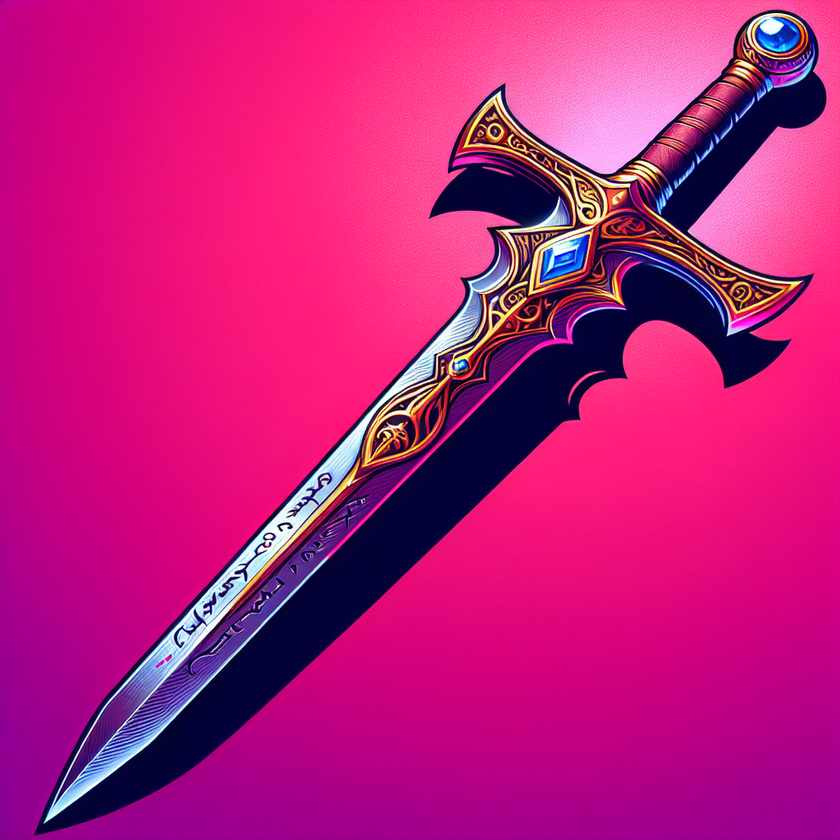
#> input picture tileset_generation/artefact_v2/raw/artefact_0_sword_1024.png, 840 x 840 px, shrunk from 1024 x 1024 before the run; its folder holds only this picture in this run
$ python fix_artefact_magenta.py --all
#> lines starting #> are read from the running program, lines starting #| are printed output that depends on the picture; after the words box and inside, x2 and y2 are one past the last pixel; in counts of white or black regions, pixels touching at a corner belong together
#!/usr/bin/env python3
"""
Fix Magenta Background in Artefact Category Sprites

Processes the 19 category sprites from artefact_gen.py:
  1. HSV magenta correction (category-specific colors)
  2. 3-pass BG removal
  3. Post-BG pink cleanup
  4. Auto-crop + resize to 64x64
  5. Generate dark variant

Usage:
    python3 fix_artefact_magenta.py --all          # Process ALL 19 categories
    python3 fix_artefact_magenta.py --single 0 8   # Process specific category IDs
"""

import argparse
import sys
from pathlib import Path
from collections import deque

try:
    from PIL import Image, ImageEnhance
    import numpy as np
    from scipy.ndimage import distance_transform_edt, gaussian_filter
except ImportError as e:
    print(f"Missing dependency: {e}")
    print("Install: pip3 install pillow numpy scipy")
    sys.exit(1)

BASE_DIR = Path(__file__).parent
RAW_DIR = BASE_DIR / "artefact_v2" / "raw"
OUTPUT_DIR = BASE_DIR / "artefact_v2"
TILE_SIZE = 64

MAGENTA_ZONE_MIN = 275
MAGENTA_ZONE_MAX = 335
MAGENTA_CENTER = 300
MAX_BLEED_DISTANCE = 60
GAUSSIAN_SIGMA = 5

# Category color configs for HSV correction
CATEGORY_COLORS = {
    0:  {"name": "sword",        "hue_deg": 210, "achromatic": True},   # steel
    1:  {"name": "axe",          "hue_deg": 0,   "achromatic": True},   # iron
    2:  {"name": "spear",        "hue_deg": 25,  "achromatic": False},  # wood+steel
    3:  {"name": "staff",        "hue_deg": 25,  "achromatic": False},  # wood
    4:  {"name": "hammer",       "hue_deg": 0,   "achromatic": True},   # iron
    5:  {"name": "pickaxe",      "hue_deg": 25,  "achromatic": False},  # wood+metal
    6:  {"name": "bow",          "hue_deg": 25,  "achromatic": False},  # wood
    7:  {"name": "arrow",        "hue_deg": 25,  "achromatic": False},  # wood+steel
    8:  {"name": "ring",         "hue_deg": 45,  "achromatic": False},  # gold
    9:  {"name": "amulet",       "hue_deg": 45,  "achromatic": False},  # gold/gem
    10: {"name": "robe",         "hue_deg": 25,  "achromatic": False},  # cloth
    11: {"name": "mail",         "hue_deg": 0,   "achromatic": True},   # iron
    12: {"name": "shield",       "hue_deg": 210, "achromatic": False},  # blue/iron
    13: {"name": "helm",         "hue_deg": 0,   "achromatic": True},   # iron
    14: {"name": "crown",        "hue_deg": 45,  "achromatic": False},  # gold
    15: {"name": "cloak",        "hue_deg": 120, "achromatic": False},  # green
    16: {"name": "boots",        "hue_deg": 25,  "achromatic": False},  # leather
    17: {"name": "gloves",       "hue_deg": 25,  "achromatic": False},  # leather
    18: {"name": "light_source", "hue_deg": 40,  "achromatic": False},  # warm glow
}


# ============================================================================
# HSV CONVERSION
# ============================================================================

def rgb_to_hsv(rgb_array):
    arr = rgb_array / 255.0
    r, g, b = arr[:, :, 0], arr[:, :, 1], arr[:, :, 2]
    cmax = np.maximum(np.maximum(r, g), b)
    cmin = np.minimum(np.minimum(r, g), b)
    delta = cmax - cmin
    hue = np.zeros_like(cmax)
    nonzero = delta > 1e-10
    mask_r = nonzero & (cmax == r)
    mask_g = nonzero & (cmax == g) & ~mask_r
    mask_b = nonzero & ~mask_r & ~mask_g
    hue[mask_r] = 60.0 * (((g[mask_r] - b[mask_r]) / delta[mask_r]) % 6.0)
    hue[mask_g] = 60.0 * ((b[mask_g] - r[mask_g]) / delta[mask_g] + 2.0)
    hue[mask_b] = 60.0 * ((r[mask_b] - g[mask_b]) / delta[mask_b] + 4.0)
    hue = hue % 360.0
    sat = np.where(cmax > 1e-10, delta / cmax, 0.0)
    return np.stack([hue, sat, cmax], axis=-1)


def hsv_to_rgb(hsv_array):
    h, s, v = hsv_array[:, :, 0], hsv_array[:, :, 1], hsv_array[:, :, 2]
    c = v * s
    h_prime = h / 60.0
    x = c * (1.0 - np.abs(h_prime % 2.0 - 1.0))
    m = v - c
    r = np.zeros_like(h); g = np.zeros_like(h); b = np.zeros_like(h)
    s0 = (h_prime >= 0) & (h_prime < 1); s1 = (h_prime >= 1) & (h_prime < 2)
    s2 = (h_prime >= 2) & (h_prime < 3); s3 = (h_prime >= 3) & (h_prime < 4)
    s4 = (h_prime >= 4) & (h_prime < 5); s5 = (h_prime >= 5) & (h_prime < 6)
    r[s0], g[s0], b[s0] = c[s0], x[s0], 0
    r[s1], g[s1], b[s1] = x[s1], c[s1], 0
    r[s2], g[s2], b[s2] = 0, c[s2], x[s2]
    r[s3], g[s3], b[s3] = 0, x[s3], c[s3]
    r[s4], g[s4], b[s4] = x[s4], 0, c[s4]
    r[s5], g[s5], b[s5] = c[s5], 0, x[s5]
    rgb = np.stack([r + m, g + m, b + m], axis=-1)
    return np.clip(rgb * 255.0, 0, 255)


# ============================================================================
# MAGENTA BLEED CORRECTION
# ============================================================================

def correct_magenta_bleed(img, target_hue_deg, achromatic=False):
    rgba = img.convert("RGBA")
    arr = np.array(rgba).astype(np.float64)
    rgb = arr[:, :, :3]
    alpha = arr[:, :, 3]
    r, g, b = rgb[:, :, 0], rgb[:, :, 1], rgb[:, :, 2]

    bg_mask = (r > 150) & (g < r * 0.55) & ((r - g) > 70) & (b > g * 0.8)
    creature_mask = ~bg_mask
    creature_count = int(np.sum(creature_mask))
    print(f"    BG: {np.sum(bg_mask):,} px | Object: {creature_count:,} px")

    dist = distance_transform_edt(creature_mask.astype(np.float64))
    bleed_factor = np.clip(1.0 - dist / MAX_BLEED_DISTANCE, 0, 1)
    bleed_factor = gaussian_filter(bleed_factor, sigma=GAUSSIAN_SIGMA)

    hsv = rgb_to_hsv(rgb)
    hue, sat, val = hsv[:, :, 0], hsv[:, :, 1], hsv[:, :, 2]
    in_magenta = (hue >= MAGENTA_ZONE_MIN) & (hue <= MAGENTA_ZONE_MAX)
    needs_correction = creature_mask & in_magenta & (sat > 0.12) & (bleed_factor > 0.02)

    correction_count = int(np.sum(needs_correction))
    if correction_count == 0:
        print("    No pixels need correction")
        return img

    pct = correction_count / max(creature_count, 1) * 100
    print(f"    Magenta pixels: {correction_count:,} ({pct:.1f}%)")

    hue_dist = np.minimum(np.abs(hue - MAGENTA_CENTER), 360 - np.abs(hue - MAGENTA_CENTER))
    hue_zone_width = (MAGENTA_ZONE_MAX - MAGENTA_ZONE_MIN) / 2.0
    hue_weight = np.clip(1.0 - hue_dist / hue_zone_width, 0, 1)
    sat_weight = np.clip(sat * 2.0, 0, 1)
    strength = hue_weight * bleed_factor * sat_weight
    strength = np.clip(strength, 0, 1)

    new_hue = hue.copy()
    new_sat = sat.copy()

    if achromatic:
        desat = strength * 0.95
        new_sat = np.where(needs_correction, sat * (1 - desat), sat)
    else:
        target = float(target_hue_deg)
        diff = ((target - hue + 180) % 360) - 180
        new_hue = np.where(needs_correction, (hue + diff * strength) % 360, hue)
        mild_desat = strength * 0.15
        new_sat = np.where(needs_correction, sat * (1 - mild_desat), sat)

    new_hsv = np.stack([new_hue, new_sat, val], axis=-1)
    new_rgb = hsv_to_rgb(new_hsv)
    result_rgb = rgb.copy()
    result_rgb[needs_correction] = new_rgb[needs_correction]
    result = np.zeros_like(arr)
    result[:, :, :3] = result_rgb
    result[:, :, 3] = alpha
    return Image.fromarray(np.clip(result, 0, 255).astype(np.uint8), "RGBA")


# ============================================================================
# BG REMOVAL (3-pass flood fill)
# ============================================================================

def bg_remove_3pass(img):
    arr = np.array(img.convert("RGBA"))
    h, w = arr.shape[:2]
    r, g, b, a = arr[:, :, 0], arr[:, :, 1], arr[:, :, 2], arr[:, :, 3]
    removed = np.zeros((h, w), dtype=bool)

    def is_seed(rv, gv, bv):
        return rv > 100 and gv < rv * 0.55 and (rv - gv) > 50

    def is_spread(rv, gv, bv):
        return rv > 80 and gv < rv * 0.6 and bv > gv and (rv - gv) > 40

    visited = np.zeros((h, w), dtype=bool)
    queue = deque()
    for x in range(w):
        for y in [0, h - 1]:
            if is_seed(r[y, x], g[y, x], b[y, x]):
                queue.append((y, x)); visited[y, x] = True
    for y in range(h):
        for x in [0, w - 1]:
            if not visited[y, x] and is_seed(r[y, x], g[y, x], b[y, x]):
                queue.append((y, x)); visited[y, x] = True

    while queue:
        cy, cx = queue.popleft()
        removed[cy, cx] = True
        for dy, dx in [(-1,0),(1,0),(0,-1),(0,1),(-1,-1),(-1,1),(1,-1),(1,1)]:
            ny, nx = cy + dy, cx + dx
            if 0 <= ny < h and 0 <= nx < w and not visited[ny, nx]:
                visited[ny, nx] = True
                if is_spread(r[ny, nx], g[ny, nx], b[ny, nx]):
                    queue.append((ny, nx))

    pass1 = int(np.sum(removed))

    for y in range(h):
        for x in range(w):
            if not removed[y, x] and a[y, x] > 0:
                rv, gv, bv = int(r[y, x]), int(g[y, x]), int(b[y, x])
                if rv > 60 and gv < rv * 0.6 and bv > gv and (rv - gv) > 30:
                    removed[y, x] = True

    pass2 = int(np.sum(removed)) - pass1

    pass3 = 0
    for _ in range(2):
        fringe = np.zeros((h, w), dtype=bool)
        for y in range(1, h - 1):
            for x in range(1, w - 1):
                if removed[y, x] or a[y, x] == 0:
                    continue
                has_neighbor = False
                for dy, dx in [(-1,0),(1,0),(0,-1),(0,1)]:
                    if removed[y + dy, x + dx]:
                        has_neighbor = True; break
                if has_neighbor:
                    rv, gv, bv = int(r[y, x]), int(g[y, x]), int(b[y, x])
                    if rv > 40 and gv < rv * 0.55 and bv > gv * 1.1 and (rv - gv) > 15:
                        fringe[y, x] = True
        removed |= fringe
        pass3 += int(np.sum(fringe))

    arr[removed, 3] = 0
    total = int(np.sum(removed))
    pct = total / (h * w) * 100
    print(f"    BG removed: {total:,}/{h*w:,} ({pct:.1f}%)")
    return Image.fromarray(arr)


def cleanup_remaining_pink(img, target_hue_deg, achromatic=False):
    rgba = np.array(img.convert("RGBA")).astype(np.float64)
    rgb = rgba[:, :, :3]
    alpha = rgba[:, :, 3]
    visible = alpha > 10
    visible_count = int(np.sum(visible))
    if visible_count == 0:
        return img

    hsv = rgb_to_hsv(rgb)
    hue, sat, val = hsv[:, :, 0], hsv[:, :, 1], hsv[:, :, 2]
    in_pink = visible & (((hue >= 230) & (hue <= 360)) | ((hue >= 0) & (hue <= 30))) & (sat > 0.06)
    pink_count = int(np.sum(in_pink))
    if pink_count == 0:
        print(f"    Cleanup: no pink pixels")
        return img

    pct = pink_count / max(visible_count, 1) * 100
    print(f"    Cleanup: {pink_count:,} pink ({pct:.1f}%)")

    new_hue = hue.copy()
    new_sat = sat.copy()
    if achromatic:
        new_sat = np.where(in_pink, sat * 0.05, sat)
    else:
        target = float(target_hue_deg)
        diff = ((target - hue + 180) % 360) - 180
        new_hue = np.where(in_pink, (hue + diff * 0.92) % 360, hue)
        new_sat = np.where(in_pink & (sat > 0.4), sat * 0.8, sat)

    new_hsv = np.stack([new_hue, new_sat, val], axis=-1)
    new_rgb = hsv_to_rgb(new_hsv)
    result = rgba.copy()
    result[:, :, :3] = np.where(visible[:, :, np.newaxis], new_rgb, rgb)
    result[:, :, 3] = alpha
    return Image.fromarray(np.clip(result, 0, 255).astype(np.uint8), "RGBA")


# ============================================================================
# POST-PROCESSING
# ============================================================================

def auto_crop_square(img):
    arr = np.array(img)
    if arr.shape[2] == 4:
        alpha = arr[:, :, 3]
        rows = np.any(alpha > 0, axis=1)
        cols = np.any(alpha > 0, axis=0)
    else:
        return img
    if not np.any(rows) or not np.any(cols):
        return img
    rmin, rmax = np.where(rows)[0][[0, -1]]
    cmin, cmax = np.where(cols)[0][[0, -1]]
    pad = 4
    rmin = max(0, rmin - pad); rmax = min(arr.shape[0], rmax + pad + 1)
    cmin = max(0, cmin - pad); cmax = min(arr.shape[1], cmax + pad + 1)
    cropped = img.crop((cmin, rmin, cmax, rmax))
    w, h = cropped.size
    if w != h:
        s = max(w, h)
        sq = Image.new("RGBA", (s, s), (0, 0, 0, 0))
        sq.paste(cropped, ((s - w) // 2, (s - h) // 2))
        cropped = sq
    return cropped


def generate_dark_variant(img):
    if img.mode == "RGBA":
        alpha = img.split()[3]; rgb = img.convert("RGB")
    else:
        alpha = None; rgb = img.convert("RGB")
    gray = rgb.convert("L").convert("RGB")
    desaturated = Image.blend(rgb, gray, 0.6)
    darkened = ImageEnhance.Brightness(desaturated).enhance(0.6)
    arr = np.array(darkened).astype(np.float32)
    arr[:, :, 0] *= 0.85; arr[:, :, 1] *= 0.90
    arr[:, :, 2] = np.minimum(arr[:, :, 2] * 1.15, 255)
    arr = np.clip(arr, 0, 255).astype(np.uint8)
    result = Image.fromarray(arr, "RGB")
    if alpha is not None:
        result = result.convert("RGBA"); result.putalpha(alpha)
    return result


# ============================================================================
# PIPELINE
# ============================================================================

def process_category(cat_id):
    cfg = CATEGORY_COLORS.get(cat_id)
    if not cfg:
        print(f"  Unknown category ID: {cat_id}")
        return False

    name = cfg["name"]
    raw_path = RAW_DIR / f"artefact_{cat_id}_{name}_1024.png"
    if not raw_path.exists():
        print(f"  SKIP: {raw_path.name} not found")
        return False

    print(f"\n  [{cat_id}] {name}")
    img = Image.open(raw_path).convert("RGBA")

    # Step 1: HSV correction
    print(f"    HSV correction...")
    corrected = correct_magenta_bleed(img, cfg["hue_deg"], cfg["achromatic"])

    # Step 2: BG removal
    print(f"    BG removal...")
    transparent = bg_remove_3pass(corrected)

    # Step 3: Pink cleanup
    print(f"    Pink cleanup...")
    cleaned = cleanup_remaining_pink(transparent, cfg["hue_deg"], cfg["achromatic"])

    # Step 4: Crop + resize
    cropped = auto_crop_square(cleaned)
    print(f"    Cropped: {cropped.size[0]}x{cropped.size[1]}")
    img_64 = cropped.resize((TILE_SIZE, TILE_SIZE), Image.Resampling.NEAREST)

    # Step 5: Save light
    light_path = OUTPUT_DIR / f"artefact_{cat_id}_{name}_light.png"
    img_64.save(light_path)
    print(f"    Saved: {light_path.name}")

    # Step 6: Dark variant
    dark = generate_dark_variant(img_64)
    dark_path = OUTPUT_DIR / f"artefact_{cat_id}_{name}_dark.png"
    dark.save(dark_path)
    print(f"    Saved: {dark_path.name}")

    return True


def main():
    parser = argparse.ArgumentParser(description="Fix magenta in artefact category sprites")
    group = parser.add_mutually_exclusive_group(required=True)
    group.add_argument("--all", action="store_true", help="Process all 19 categories")
    group.add_argument("--single", nargs="+", type=int, help="Process specific category IDs")
    args = parser.parse_args()

    ids = list(range(19)) if args.all else args.single
    print(f"{'=' * 60}")
    print(f"ARTEFACT BG REMOVAL - {len(ids)} categories")
    print(f"{'=' * 60}")

    ok = sum(1 for cid in ids if process_category(cid))
#> in process_category, img is the input picture: PIL image 840x840 RGBA; mean R, G, B, A 188.5, 28.7, 124.7, 255
#> in correct_magenta_bleed, `bg_mask = (r > 150) & (g < r * 0.55) & ((r - g) > 70) & (b > g * 0.8)`:
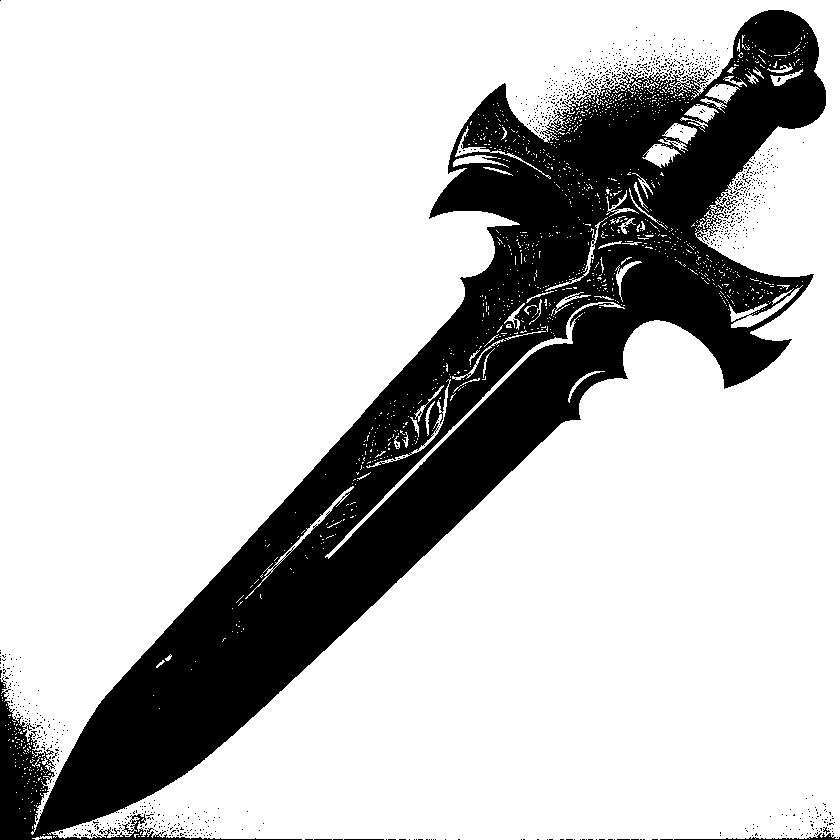
#> bg_mask: shape (840, 840) bool; 77% white; 991 black regions (983 under 20 px), largest, box (x1, y1, x2, y2) and area: (0, 10, 826, 840) 160052, (674, 833, 840, 840) 281, (579, 79, 600, 95) 49
#> in correct_magenta_bleed, `creature_count = int(np.sum(creature_mask))`: creature_count = 162621
#|     BG: 542,979 px | Object: 162,621 px
#> in correct_magenta_bleed, `needs_correction = creature_mask & in_magenta & (sat > 0.12) & (bleed_..`:
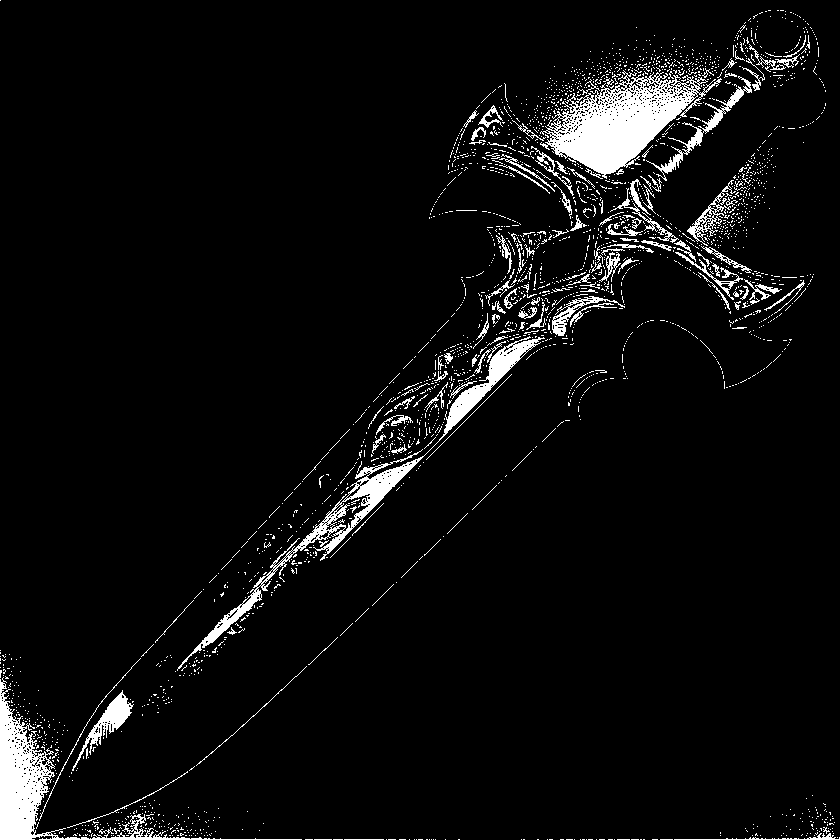
#> needs_correction: shape (840, 840) bool; 5.3% white; 2479 white regions (2353 under 20 px), largest, box (x1, y1, x2, y2) and area: (540, 70, 722, 179) 8160, (0, 677, 302, 840) 5669, (177, 336, 545, 671) 5450
#> in correct_magenta_bleed, `correction_count = int(np.sum(needs_correction))`: correction_count = 37337
#> in correct_magenta_bleed, `pct = correction_count / max(creature_count, 1) * 100`: pct = 22.96
#|     Magenta pixels: 37,337 (23.0%)
#> in correct_magenta_bleed, `hue_dist = np.minimum(np.abs(hue - MAGENTA_CENTER), 360 - np.abs(hue -..`:
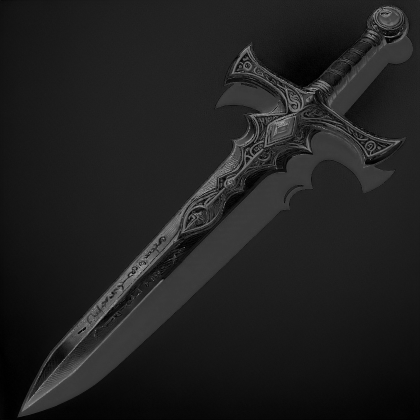
#> hue_dist: shape (840, 840) float64 (shown at 1/2 size); min 0, max 180, mean 32.6
#> in hsv_to_rgb, `c = v * s`:
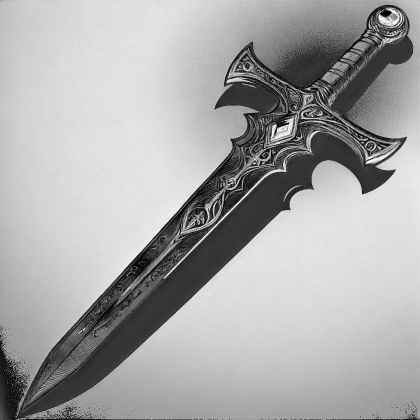
#> c: shape (840, 840) float64 (shown at 1/2 size); min 0, max 1, mean 0.661
#> in hsv_to_rgb, `x = c * (1.0 - np.abs(h_prime % 2.0 - 1.0))`:
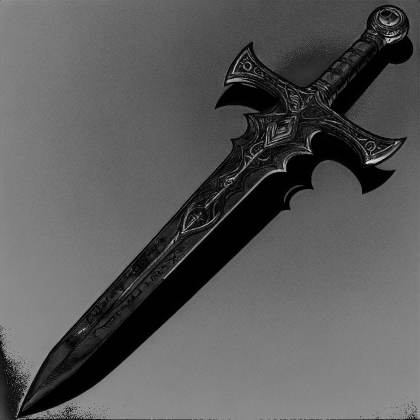
#> x: shape (840, 840) float64 (shown at 1/2 size); min 0, max 0.992, mean 0.353
#> in hsv_to_rgb, `r[s0], g[s0], b[s0] = c[s0], x[s0], 0`:
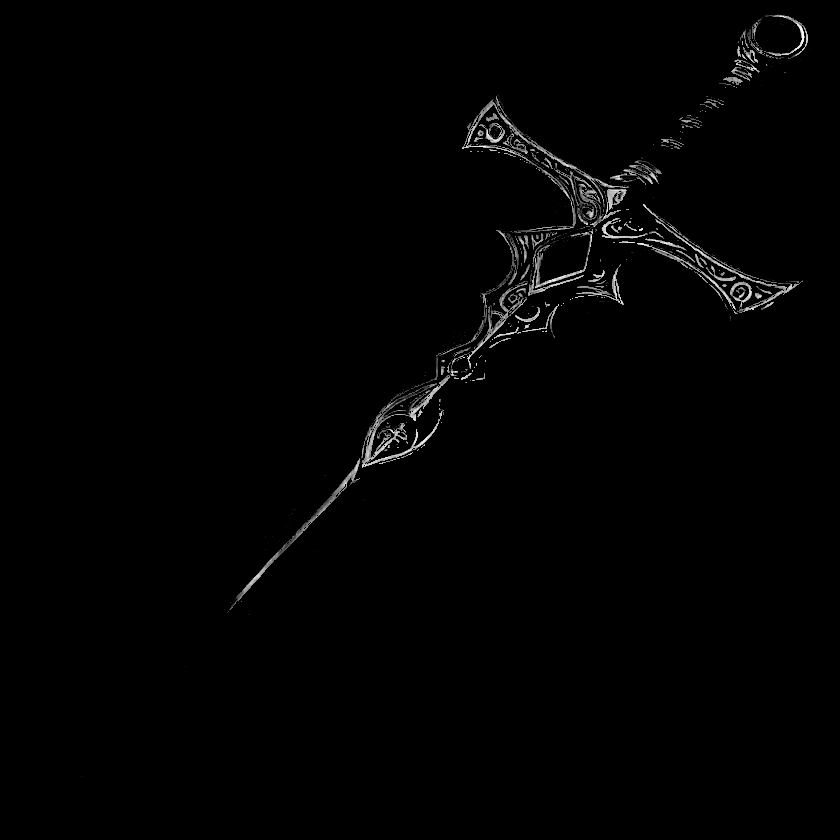
#> r: shape (840, 840) float64; min 0, max 1, mean 0.00986
#> in bg_remove_3pass, `pass2 = int(np.sum(removed)) - pass1`: pass2 = 25148
#> after the loop in bg_remove_3pass, `for _ in range(2):`: pass3 = 2760
#> in bg_remove_3pass, `total = int(np.sum(removed))`: total = 560169
#> in bg_remove_3pass, `pct = total / (h * w) * 100`: pct = 79.39
#|     BG removed: 560,169/705,600 (79.4%)
#> in cleanup_remaining_pink, `visible_count = int(np.sum(visible))`: visible_count = 145431
#> in cleanup_remaining_pink, `pink_count = int(np.sum(in_pink))`: pink_count = 117156
#> in cleanup_remaining_pink, `pct = pink_count / max(visible_count, 1) * 100`: pct = 80.56
#|     Cleanup: 117,156 pink (80.6%)
#> in auto_crop_square, `rmin, rmax = np.where(rows)[0][[0, -1]]`: rmin = 10; rmax = 839
#> in auto_crop_square, `cmin, cmax = np.where(cols)[0][[0, -1]]`: cmin = 0; cmax = 839
#> in auto_crop_square, `rmin = max(0, rmin - pad)`: rmin = 6
#> in auto_crop_square, `rmax = min(arr.shape[0], rmax + pad + 1)`: rmax = 840
#|     Cropped: 840x840
    print(f"\nDone: {ok}/{len(ids)} processed")


if __name__ == "__main__":
    main()
